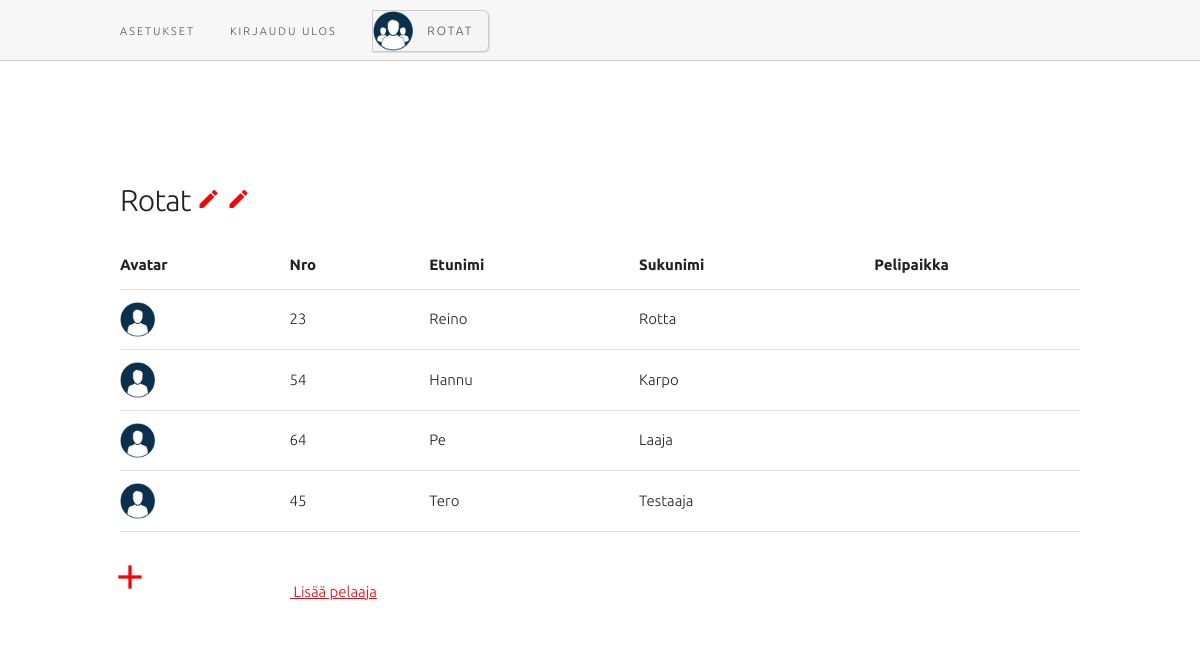
Screenshot of /team.php (signed in) with the database file from the repository.
### tables this page shows
CREATE TABLE `player` (
  `id` int(11) NOT NULL,
  `user_id` int(11) NOT NULL,
  `team_id` int(11) NOT NULL,
  `firstName` varchar(128) NOT NULL,
  `lastName` varchar(128) NOT NULL,
  `number` int(11) NOT NULL
);

### functions.php (the view, shortened to what this page needs)
<?php
function listPlayers()
{
	include 'dbh.php';
	$teamId = $_SESSION['teamId'];
	$i = 0;
	$sql = "SELECT * from player WHERE team_id='$teamId'";
	$result = mysqli_query($conn, $sql);
	if (mysqli_num_rows($result) > 0) {
		while ($row = mysqli_fetch_array($result)) {
			$showFirst = $row['firstName'];
			$showLast = $row['lastName'];
			$showNum = $row['number'];
			echo '<tr>';
			echo '<td class="fetch img" id="playerpic' . $i . '"><img style="width: 35px; vertical-align: middle;" src="images/default.png"></td>';
			echo '<td class="fetch" id="number' . $i . '">' . $showNum . '</td>';
			echo '<td class="fetch" style="text-transform: capitalize;" id="first' . $i . '">' . $showFirst . '</td>';
			echo '<td class="fetch" style="text-transform: capitalize;" id="last' . $i . '">' . $showLast . '</td>';
			echo '<td class="fetch" style="text-transform: capitalize;" id="pelipaikka' . $i . '"></td>';
			echo '</tr>';
			$i++;
		}
	}
	else {
		set_error_handler('error');
	}
	return $i + 1;
}
?>

### inc/header.php
<!DOCTYPE html>
<html>
  <?php include('inc/head.php'); ?>
<body>
 <?php
    $url = "$_SERVER[REQUEST_URI]";
    if ($url != "/otteluohjelma/index.php" && $url != "/otteluohjelma/error.php" && strpos($url,"verify.php") == false && $url != "/otteluohjelma/register.php") {
    echo "<header>";
    include('inc/nav.php');
    echo "</header>";
  }
?>
<div class="wrapper">

### inc/head.php (shortened to what this page needs)
<head>
  <link rel="stylesheet" type="text/css" href="css/normalize.css">
  <link rel="stylesheet" type="text/css" href="css/skeleton.css">
  <link rel="stylesheet" type="text/css" href="css/avgrund.css">
  <link rel="stylesheet" type="text/css" href="css/style.css">
</head>

### inc/nav.php (shortened to what this page needs)
<nav class="navbar">
    <div class="row" style="background-color: #f7f7f7;">
      <div class="container">
      <ul class="navbar-list">
        <li class="navbar-item"><a class="navbar-link" onclick="location.href='settings.php'">Asetukset</a></li>
        <li class="navbar-item"><a class="navbar-link" onclick="location.href='goodbye.php'">Kirjaudu ulos</a></li>
          <?php
            $session = $profile = $profile2 = $teams = $url = $url2 = $url3 = "";
            if (isset($_SESSION)) {
              if (isset($_SESSION['teamId'])) {
                $profile = 'profile.php?teamId=' . $_SESSION['teamId'];
              }
              else {
                $profile = 'profile.php';
              }
            }
            $url2 = 'location.href="' . $profile . '"';
            $id = $_SESSION['id'];
            $uid = $_SESSION['uid'];
            $teamName = $_SESSION['teamName'];
            $teamId = $_SESSION['teamId'];
            if (isset($_SESSION)) {
              if (!isset($_SESSION['teamId'])) {
                $fileName = 'images/logos/' . $uid . $id . '.jpg';
                if (file_exists($fileName)) {
                  echo '
                    <li class="liLogo navbar-item">
                    <div class="btn">
                      <a class="navbar-link" onclick=' . $url2 . '>
                        <div class="ctx">
                          <div class="ctx-r">
                            <div class="avatar" style="background-image: url(' . $fileName . ');"></div>
                          </div>
                          <div class="ctx-r">
                            <div class="name">'.$uid.'</div>
                          </div>
                        </div>
                      </a>
                    </div></li>';
                }
                else {
                  echo '
                    <li class="liLogo navbar-item">
                    <div class="btn">
                      <a class="navbar-link" onclick=' . $url2 . '>
                        <div class="ctx">
                          <div class="ctx-r">
                            <div class="avatar" style="background-image: url(images/logos/seura.png);"></div>
                          </div>
                          <div class="ctx-r">
                            <div class="name">'.$uid.'</div>
                          </div>
                        </div>
                      </a>
                    </div></li>';
                }
              } else {
                $fileName = 'images/logos/' . $teamName . $teamId . '.jpg';
                if (file_exists($fileName)) {
                  echo '
                    <li class="liLogo navbar-item">
                    <div class="btn">
                      <a class="navbar-link" onclick=' . $url2 . '>
                        <div class="ctx">
                          <div class="ctx-r">
                            <div class="avatar" style="background-image: url(' . $fileName . ');"></div>
                          </div>
                          <div class="ctx-r">
                            <div class="name">'.$teamName.'</div>
                          </div>
                        </div>
                      </a>
                    </div></li>';
                }
                else {
                  echo '
                    <li class="liLogo navbar-item">
                    <div class="btn">
                      <a class="navbar-link" onclick=' . $url2 . '>
                        <div class="ctx">
                          <div class="ctx-r">
                            <div class="avatar" style="background-image: url(images/logos/seura.png);"></div>
                          </div>
                          <div class="ctx-r">
                            <div class="name">'.$teamName.'</div>
                          </div>
                        </div>
                      </a>
                    </div></li>';
                }
              }
            }
            ?>
      </ul>
    </div>
  </div>
</nav>

### team.php (shortened to what this page needs)
<?php
  include ('dbh.php');
  include ('functions.php');
  include ('inc/header.php');
?>
  <div class="container">
    <div class="row">
      <div class="twelve columns">
         <h4>
          <span><?php echo $_SESSION['teamName'];?></span>
          <a id="iconEdit" style="display: inline;" href="edit.php">
            <i class="material-icons">mode edit</i>
          </a>
        </h4>
      </div>
      <div class="twelve columns">
        <form name="form" action="functions.php" method="POST">
          <table class='u-full-width'>
            <thead>
              <tr>
                <th>Avatar</th>
                <th>Nro</th>
                <th>Etunimi</th>
                <th>Sukunimi</th>
                <th>Pelipaikka</th>
              </tr>
            </thead>
            <?php
              $count = listPlayers();
            ?>
          </table>
          <div class="row">
            <div class="twelve columns" style="text-align:left">
              <a href="#" id="iconAddPlayer" onclick="addInput()">
                <i style="position:relative;font-size:40px; left:-10px"class="material-icons">add box</i>
              </a>
              <a href="#" id="iconAddPlayer" class="addPlayer">
                Lisää pelaaja
              </a>
            </div>
        </form>
          </div>
  </div>
  <?php include('inc/footer.php'); ?>

### inc/footer.php (shortened to what this page needs)
   </div>
</body>
</html>

### css/skeleton.css (style rules this page uses)
.container { position: relative; width: 100%; max-width: 960px; margin: 0 auto; padding: 0 20px; box-sizing: border-box; }
.column, .columns { width: 100%; float: left; box-sizing: border-box; }
@media (min-width: 400px) { .container { width: 85%; padding: 0; } }
@media (min-width: 550px) { .container { width: 80%; } }
@media (min-width: 550px) { .column, .columns { margin-left: 4%; } }
@media (min-width: 550px) { .column:first-child, .columns:first-child { margin-left: 0; } }
@media (min-width: 550px) { .twelve.columns { width: 100%; margin-left: 0; } }
html { font-size: 62.5%; }
body { font-size: 1.5em; line-height: 1.6; font-weight: 300; font-family: "Ubuntu", "Raleway", "HelveticaNeue", "Helvetica Neue", Helvetica, Arial, sans-serif; color: #222; }
h1, h2, h3, h4, h5, h6 { margin-top: 0; margin-bottom: 2rem; font-weight: 300; }
h4 { font-size: 2.4rem; line-height: 1.35; letter-spacing: -.08rem; }
@media (min-width: 550px) { h4 { font-size: 3.0rem; } }
a { color: #1EAEDB; }
ul { list-style: circle inside; }
ol, ul { padding-left: 0; margin-top: 0; }
li { margin-bottom: 1rem; }
th, td { padding: 12px 15px; text-align: left; border-bottom: 1px solid #E1E1E1; }
th:first-child, td:first-child { padding-left: 0; }
th:last-child, td:last-child { padding-right: 0; }
pre, blockquote, dl, figure, table, p, ul, ol, form { margin-bottom: 2.5rem; }
.u-full-width { width: 100%; box-sizing: border-box; }
.container:after, .row:after, .u-cf { content: ""; display: table; clear: both; }

### css/avgrund.css (style rules this page uses)
html, body { height: 100%; overflow: auto; }

### css/style.css (style rules this page uses)
* { box-sizing: border-box; padding: 0; margin: 0; }
img { -webkit-user-select: none !important; -moz-user-select: none !important; -ms-user-select: none !important; user-select: none !important; }
html { height: 100%; }
body { overflow-y: scroll; }
a { color: red; }
header { width: 100%; border-bottom: 1px solid #ccc; background-color: transparent; position: absolute; top: 0; z-index: 100; left: 0; }
.wrapper { margin-top: 180px; }
.navbar-list { list-style: none; margin-bottom: 0; }
.navbar-item { position: relative; float: left; margin-bottom: 0; margin-right: 35px; height: 60px; line-height: 60px; }
.navbar-link { text-transform: uppercase; font-size: 11px; font-weight: 300; letter-spacing: .2rem; text-decoration: none; color: #555; cursor: pointer; }
.liLogo { height: 40px; padding: 10px 0px; line-height: initial; }
.btn { margin: 0; }
.ctx { border: 1px solid #ccc; border-bottom-right-radius: 6px; border-top-right-radius: 6px; background-color: #f5f5f5; float: left; box-shadow: 1px 1px 1px rgba(0,0,0,0.1); cursor: pointer; }
.ctx .ctx-r { display: inline-block; height: 40px; vertical-align: middle; }
.ctx .avatar { width: 40px; height: 40px; background-image: url('https://4.bp.blogspot.com/--3JcfTPuq74/VTGasiKxiCI/AAAAAAAAIvk/Nom6AdzbMiI/s1600/angel.jpg'); background-size: 100% 100%; background-repeat: no-repeat; background-position: center; }
.ctx .name { float: left; position: relative; top: 13px; padding: 0px 15px 0px 10px; font-size: 12px; font-weight: 300; letter-spacing: .2rem; color: #555; }

### rows the page displays
player: number "23", firstName "Reino", lastName "Rotta"
player: number "54", firstName "Hannu", lastName "Karpo"
player: number "64", firstName "Pe", lastName "Laaja"
player: number "45", firstName "Tero", lastName "Testaaja"

### other values shown
$teamName "ROTAT"
$_SESSION['teamName'] "Rotat"
